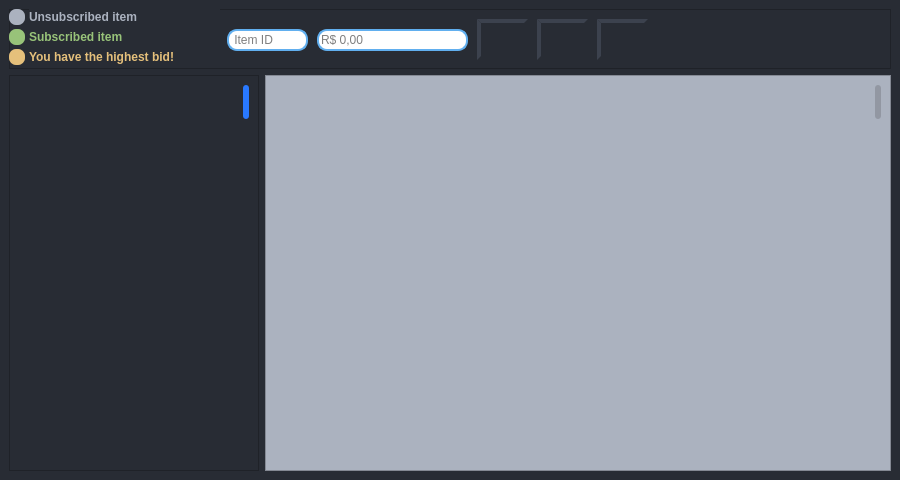
<?xml version="1.0" encoding="UTF-8"?>
<ui version="4.0">
 <class>main</class>
 <widget class="QMainWindow" name="main">
  <property name="geometry">
   <rect>
    <x>0</x>
    <y>0</y>
    <width>900</width>
    <height>480</height>
   </rect>
  </property>
  <property name="minimumSize">
   <size>
    <width>900</width>
    <height>480</height>
   </size>
  </property>
  <property name="windowTitle">
   <string>Auctoin House</string>
  </property>
  <property name="windowIcon">
   <iconset>
    <normaloff>../images/icon.ico</normaloff>../images/icon.ico</iconset>
  </property>
  <property name="styleSheet">
   <string notr="true">background-color:#282c34;</string>
  </property>
  <widget class="QWidget" name="centralwidget">
   <layout class="QGridLayout" name="gridLayout">
    <item row="0" column="1" colspan="4">
     <widget class="QFrame" name="topFrame">
      <property name="minimumSize">
       <size>
        <width>0</width>
        <height>60</height>
       </size>
      </property>
      <property name="styleSheet">
       <string notr="true">background-color:#282c34;</string>
      </property>
      <property name="frameShape">
       <enum>QFrame::StyledPanel</enum>
      </property>
      <property name="frameShadow">
       <enum>QFrame::Raised</enum>
      </property>
      <widget class="QLabel" name="whiteMark">
       <property name="geometry">
        <rect>
         <x>0</x>
         <y>0</y>
         <width>16</width>
         <height>16</height>
        </rect>
       </property>
       <property name="styleSheet">
        <string notr="true">QLabel {
	border-radius: 7px;
	background-color: #ABB2BF;
}</string>
       </property>
       <property name="text">
        <string/>
       </property>
      </widget>
      <widget class="QLabel" name="whiteLabel">
       <property name="geometry">
        <rect>
         <x>20</x>
         <y>0</y>
         <width>191</width>
         <height>16</height>
        </rect>
       </property>
       <property name="font">
        <font>
         <bold>true</bold>
        </font>
       </property>
       <property name="styleSheet">
        <string notr="true">color: rgb(171, 178, 191);</string>
       </property>
       <property name="text">
        <string>Unsubscribed item</string>
       </property>
      </widget>
      <widget class="QLabel" name="greenLabel">
       <property name="geometry">
        <rect>
         <x>20</x>
         <y>20</y>
         <width>191</width>
         <height>16</height>
        </rect>
       </property>
       <property name="font">
        <font>
         <bold>true</bold>
        </font>
       </property>
       <property name="styleSheet">
        <string notr="true">color: #98c379;</string>
       </property>
       <property name="text">
        <string>Subscribed item</string>
       </property>
      </widget>
      <widget class="QLabel" name="greenMark">
       <property name="geometry">
        <rect>
         <x>0</x>
         <y>20</y>
         <width>16</width>
         <height>16</height>
        </rect>
       </property>
       <property name="styleSheet">
        <string notr="true">QLabel {
	border-radius: 7px;
	background-color: #98c379;
}</string>
       </property>
       <property name="text">
        <string/>
       </property>
      </widget>
      <widget class="QLabel" name="goldMark">
       <property name="geometry">
        <rect>
         <x>0</x>
         <y>40</y>
         <width>16</width>
         <height>16</height>
        </rect>
       </property>
       <property name="styleSheet">
        <string notr="true">QLabel {
	border-radius: 7px;
	background-color: #e5c07b;
}</string>
       </property>
       <property name="text">
        <string/>
       </property>
      </widget>
      <widget class="QLabel" name="goldLabel">
       <property name="geometry">
        <rect>
         <x>20</x>
         <y>40</y>
         <width>191</width>
         <height>16</height>
        </rect>
       </property>
       <property name="font">
        <font>
         <bold>true</bold>
        </font>
       </property>
       <property name="styleSheet">
        <string notr="true">color: #e5c07b;</string>
       </property>
       <property name="text">
        <string>You have the highest bid!</string>
       </property>
      </widget>
      <widget class="QLineEdit" name="itemId">
       <property name="geometry">
        <rect>
         <x>218</x>
         <y>20</y>
         <width>81</width>
         <height>22</height>
        </rect>
       </property>
       <property name="styleSheet">
        <string notr="true">QLineEdit {
	border: 2px solid #61AFEF;
	border-radius: 10px;
	background-color: #FFFFFF;
}</string>
       </property>
       <property name="maxLength">
        <number>9</number>
       </property>
       <property name="placeholderText">
        <string> Item ID</string>
       </property>
      </widget>
      <widget class="QLineEdit" name="bidValue">
       <property name="geometry">
        <rect>
         <x>308</x>
         <y>20</y>
         <width>151</width>
         <height>22</height>
        </rect>
       </property>
       <property name="styleSheet">
        <string notr="true">QLineEdit {
	border: 2px solid #61AFEF;
	border-radius: 10px;
	background-color: #FFFFFF;
}</string>
       </property>
       <property name="maxLength">
        <number>20</number>
       </property>
       <property name="placeholderText">
        <string>R$ 0,00</string>
       </property>
      </widget>
      <widget class="QPushButton" name="bidButton">
       <property name="geometry">
        <rect>
         <x>468</x>
         <y>10</y>
         <width>51</width>
         <height>41</height>
        </rect>
       </property>
       <property name="toolTip">
        <string>Make a bid</string>
       </property>
       <property name="styleSheet">
        <string notr="true">QPushButton {
	border: 4px solid #282c34;
    border-radius: 24px;
	border-style: outset;
    padding: 5px;
}

QPushButton:pressed {
    border-style: inset;
}</string>
       </property>
       <property name="text">
        <string/>
       </property>
       <property name="icon">
        <iconset>
         <normaloff>../images/bid.png</normaloff>../images/bid.png</iconset>
       </property>
       <property name="iconSize">
        <size>
         <width>30</width>
         <height>30</height>
        </size>
       </property>
      </widget>
      <widget class="QPushButton" name="registerButton">
       <property name="geometry">
        <rect>
         <x>528</x>
         <y>10</y>
         <width>51</width>
         <height>41</height>
        </rect>
       </property>
       <property name="toolTip">
        <string>Register an item</string>
       </property>
       <property name="styleSheet">
        <string notr="true">QPushButton {
	border: 4px solid #282c34;
    border-radius: 24px;
	border-style: outset;
    padding: 5px;
}

QPushButton:pressed {
    border-style: inset;
}</string>
       </property>
       <property name="text">
        <string/>
       </property>
       <property name="icon">
        <iconset>
         <normaloff>../images/register.png</normaloff>../images/register.png</iconset>
       </property>
       <property name="iconSize">
        <size>
         <width>30</width>
         <height>30</height>
        </size>
       </property>
      </widget>
      <widget class="QPushButton" name="listButton">
       <property name="geometry">
        <rect>
         <x>588</x>
         <y>10</y>
         <width>51</width>
         <height>41</height>
        </rect>
       </property>
       <property name="toolTip">
        <string>Update item list</string>
       </property>
       <property name="styleSheet">
        <string notr="true">QPushButton {
	border: 4px solid #282c34;
    border-radius: 24px;
	border-style: outset;
    padding: 5px;
}

QPushButton:pressed {
    border-style: inset;
}</string>
       </property>
       <property name="text">
        <string/>
       </property>
       <property name="icon">
        <iconset>
         <normaloff>../images/list.png</normaloff>../images/list.png</iconset>
       </property>
       <property name="iconSize">
        <size>
         <width>30</width>
         <height>30</height>
        </size>
       </property>
      </widget>
     </widget>
    </item>
    <item row="1" column="1">
     <widget class="QFrame" name="listFrame">
      <property name="minimumSize">
       <size>
        <width>250</width>
        <height>0</height>
       </size>
      </property>
      <property name="maximumSize">
       <size>
        <width>250</width>
        <height>16777215</height>
       </size>
      </property>
      <property name="frameShape">
       <enum>QFrame::StyledPanel</enum>
      </property>
      <property name="frameShadow">
       <enum>QFrame::Raised</enum>
      </property>
      <layout class="QHBoxLayout" name="horizontalLayout_2">
       <item>
        <widget class="QListWidget" name="itemList">
         <property name="minimumSize">
          <size>
           <width>0</width>
           <height>0</height>
          </size>
         </property>
         <property name="maximumSize">
          <size>
           <width>16777215</width>
           <height>16777215</height>
          </size>
         </property>
         <property name="mouseTracking">
          <bool>false</bool>
         </property>
         <property name="acceptDrops">
          <bool>false</bool>
         </property>
         <property name="styleSheet">
          <string notr="true">QListWidget {
	border: 1px solid #282C34;
	background-color: rgb(40, 44, 52);
}

QListWidget::item:selected{
	background-color: #434957;
}

QListWidget::item:hover {
	background-color: #434957;
}</string>
         </property>
         <property name="horizontalScrollBarPolicy">
          <enum>Qt::ScrollBarAlwaysOff</enum>
         </property>
         <property name="wordWrap">
          <bool>true</bool>
         </property>
        </widget>
       </item>
       <item>
        <widget class="QScrollBar" name="itemScrollbar">
         <property name="styleSheet">
          <string notr="true">QScrollBar:vertical {
	border: none;
    background: transparent;
	width: 6px
}

QScrollBar::handle:vertical {
    background: rgb(41, 121, 255);
	border-radius: 3px;
    min-height: 10px;
}

QScrollBar::add-line:vertical {
	border: none;
    background: none;
}

QScrollBar::sub-line:vertical {
    border: none;
    background: none;
}

QScrollBar::add-page:vertical {
	background-color: rgb(40, 44, 52);
}

QScrollBar::sub-page:vertical {
	background-color: rgb(40, 44, 52);
}</string>
         </property>
         <property name="orientation">
          <enum>Qt::Vertical</enum>
         </property>
        </widget>
       </item>
      </layout>
     </widget>
    </item>
    <item row="1" column="2" colspan="3">
     <widget class="QFrame" name="notificationFrame">
      <property name="styleSheet">
       <string notr="true">background-color: #ABB2BF;</string>
      </property>
      <property name="frameShape">
       <enum>QFrame::StyledPanel</enum>
      </property>
      <property name="frameShadow">
       <enum>QFrame::Raised</enum>
      </property>
      <layout class="QHBoxLayout" name="horizontalLayout">
       <item>
        <widget class="QTextEdit" name="notifications">
         <property name="styleSheet">
          <string notr="true">QTextEdit {
	border: 1px solid #ABB2BF;
	background-color: #ABB2BF;
}</string>
         </property>
         <property name="readOnly">
          <bool>true</bool>
         </property>
         <property name="textInteractionFlags">
          <set>Qt::NoTextInteraction</set>
         </property>
        </widget>
       </item>
       <item>
        <widget class="QScrollBar" name="scrollbar">
         <property name="styleSheet">
          <string notr="true">QScrollBar:vertical {
	border: none;
    background: transparent;
	width: 6px
}

QScrollBar::handle:vertical {
    background: rgb(146, 151, 162);
	border-radius: 3px;
    min-height: 10px;
}

QScrollBar::add-line:vertical {
	border: none;
    background: none;
}

QScrollBar::sub-line:vertical {
    border: none;
    background: none;
}

QScrollBar::add-page:vertical {
	background-color: transparent;
}

QScrollBar::sub-page:vertical {
	background-color: transparent;
}</string>
         </property>
         <property name="orientation">
          <enum>Qt::Vertical</enum>
         </property>
        </widget>
       </item>
      </layout>
     </widget>
    </item>
   </layout>
  </widget>
 </widget>
 <resources/>
 <connections/>
</ui>
